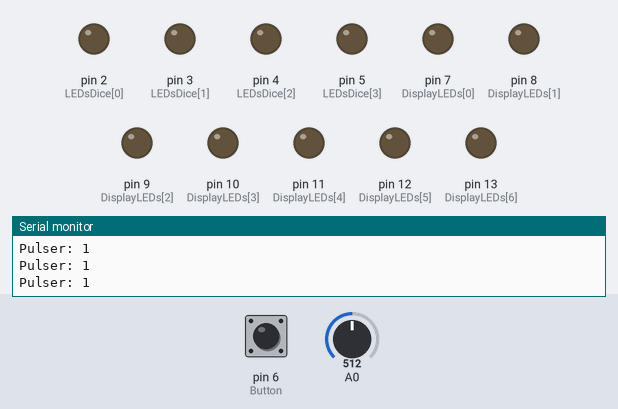
A sketch run on a simulated Arduino Uno, built with avr-gcc and run on an emulated ATmega328P. On the bench: output pins drawn as LEDs (lit = HIGH), the last lines printed to the serial monitor. The inputs (shaded band) are chosen by the test bench; at power-on: pin 6 (Button) HIGH, A0 = 512. Random numbers use the default seed unless the sketch sets one.

Above: at 1.2 s.
1.3 s: pin 6 (Button) pulled LOW for 0.15 s
At 2.6 s:
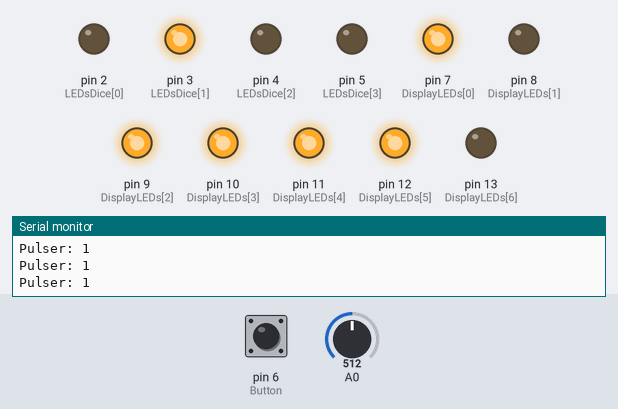
3.0 s: pin 6 (Button) pulled LOW for 3.2 s
At 7.2 s:
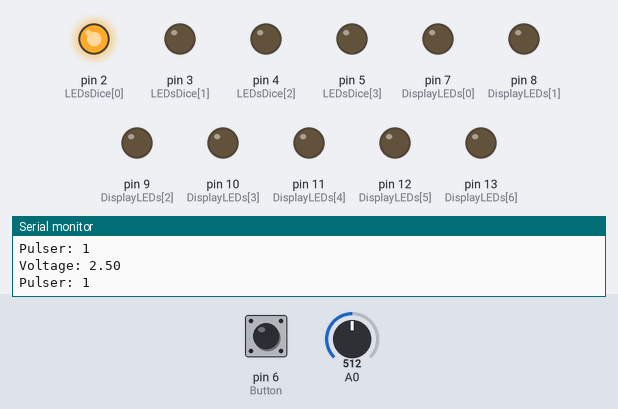
11.8 s: A0 set to 323
14.8 s: A0 set to 299
At 15.5 s:
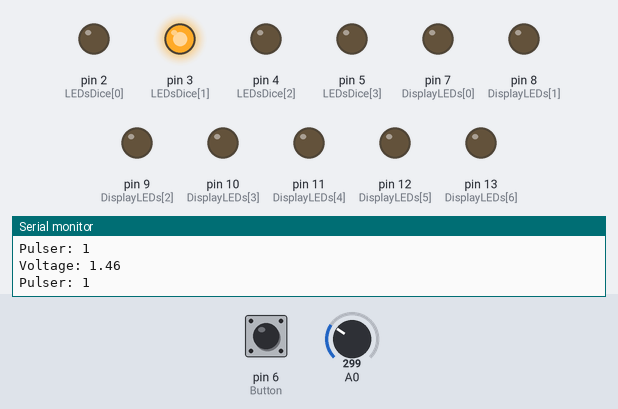
16.3 s: A0 set to 281
19.3 s: A0 set to 253
At 19.7 s:
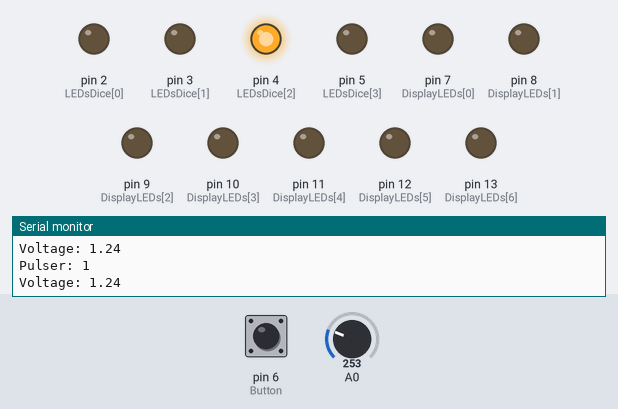
Timing chart, 0 to 21.8 s (numbered marks = the images above; inputs shaded):
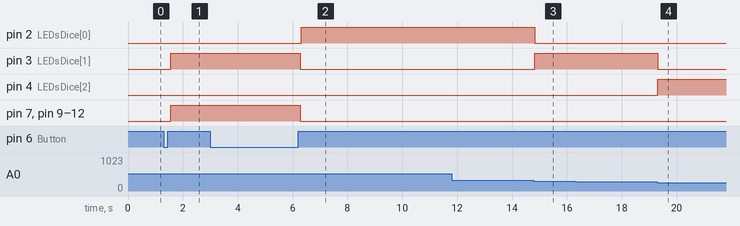

The sketch:

BatteryChargeMeter_LEDsDice.ino
```cpp
// PINS
const int LEDsDice [4] = { 2, 3, 4, 5 };
const int LEDsDiceSize = sizeof(LEDsDice) / sizeof(int);

const int DisplayLEDs [7] = { 7, 8, 9, 10, 11, 12, 13 };
const int DisplayLEDsSize = sizeof(DisplayLEDs) / sizeof(int);

#define Button 6

// VARIABLES
bool BatteryChargeMeterEnabled = false;
bool LEDsDiceEnabled = false;
int Flag = 0;
int isButtonPressed = false;

unsigned long startTime = 0;
unsigned long endTime = 0;

const float maxVoltage = 1.5;
const float midVoltage = 1.3;
const float minVoltage = 0.3;

void setup()
{
  Serial.begin(9600);
  BatteryChargeMeterEnabled = false;
  LEDsDiceEnabled = true;

  pinMode(Button, INPUT);

  // INIT DICE LEDs
  for(int i = 0; i < LEDsDiceSize; i++) pinMode(LEDsDice[i], OUTPUT);

  for(int i = 0; i < DisplayLEDsSize; i++) pinMode(DisplayLEDs[i], OUTPUT);

}

void loop()
{
  int buttonValue = digitalRead(Button);

  Serial.print("Pulser: ");
  Serial.println(buttonValue);

  if(LEDsDiceEnabled && !BatteryChargeMeterEnabled) {
    if(buttonValue == 0) {

      if(!isButtonPressed && startTime == 0) {
        Serial.println("----------------------------------------");
        startTime = millis();
        isButtonPressed = true;
      }

      if (Flag == 0) {
        Flag = 1;
      }
    }
    else
    {
      if(isButtonPressed && startTime > 0) {
        Serial.println("++++++++++++++++++++++++++++++++++++++++");
        endTime = millis();
        unsigned long timeDifference = endTime - startTime;
        Serial.print("time Difference: ");
        Serial.println(timeDifference / 1000.0);

        isButtonPressed = false;
        startTime = 0;
        endTime = 0;

        if(timeDifference / 1000.0 > 3) {
          BatteryChargeMeterEnabled = true;
          LEDsDiceEnabled = false;
          TurnOffAllLEDs();
          return;
        }
      }
      if(Flag == 1) {
        Flag = 2;
      }
      else if(Flag == 2) {
        int randomNumber = random(1, 7);

        Serial.print("Random: ");
        Serial.println(randomNumber);

        RandomDisplay(randomNumber);
        RandomDice(randomNumber);

        Flag = 0;
      }
    }
  }
  else
  {
    if(buttonValue == 0) {
      if(!isButtonPressed && startTime == 0) {
        Serial.println("----------------------------------------");
        startTime = millis();
        isButtonPressed = true;
      }
    }
    else
    {
      if(isButtonPressed && startTime > 0) {
        Serial.println("++++++++++++++++++++++++++++++++++++++++");
        endTime = millis();
        unsigned long timeDifference = endTime - startTime;
        Serial.print("time Difference: ");
        Serial.println(timeDifference / 1000.0);

        isButtonPressed = false;
        startTime = 0;
        endTime = 0;

        if(timeDifference / 1000.0 > 3) {
          BatteryChargeMeterEnabled = false;
          LEDsDiceEnabled = true;
          TurnOffAllLEDs();
        }
      }

      float analogValue = analogRead(0);
      float voltage = (5.0 / 1023) * analogValue;

      Serial.print("Voltage: ");
      Serial.println(voltage);

      if(voltage >= maxVoltage)
      {
        digitalWrite(LEDsDice[0], HIGH);
        digitalWrite(LEDsDice[1], LOW);
        digitalWrite(LEDsDice[2], LOW);
      }
      else if(voltage < maxVoltage && voltage > midVoltage)
      {
        digitalWrite(LEDsDice[0], LOW);
        digitalWrite(LEDsDice[1], HIGH);
        digitalWrite(LEDsDice[2], LOW);
      }
      else if(voltage < midVoltage && voltage > minVoltage)
      {
        digitalWrite(LEDsDice[0], LOW);
        digitalWrite(LEDsDice[1], LOW);
        digitalWrite(LEDsDice[2], HIGH);
      }
      else
      {
        digitalWrite(LEDsDice[0], LOW);
        digitalWrite(LEDsDice[1], LOW);
        digitalWrite(LEDsDice[2], LOW);
      }
    }
  }
}

void TurnOffAllLEDs() {
  for(int i = 0; i < DisplayLEDsSize; i++) {
    digitalWrite(DisplayLEDs[i], LOW);
  }

  for(int i = 0; i < LEDsDiceSize; i++) {
    digitalWrite(LEDsDice[i], LOW);
  }
}

void RandomDice(int randomNumber)
{
  for(int i = 0; i < LEDsDiceSize; i++)
  {
    digitalWrite(LEDsDice[i], LOW);
  }

  switch (randomNumber)
  {
    case 1:
      digitalWrite(LEDsDice[3], HIGH);
      break;
    case 2:
      digitalWrite(LEDsDice[1], HIGH);
      break;
    case 3:
      digitalWrite(LEDsDice[1], HIGH);
      digitalWrite(LEDsDice[3], HIGH);
      break;
    case 4:
      digitalWrite(LEDsDice[0], HIGH);
      digitalWrite(LEDsDice[2], HIGH);
      break;
    case 5:
      digitalWrite(LEDsDice[0], HIGH);
      digitalWrite(LEDsDice[2], HIGH);
      digitalWrite(LEDsDice[3], HIGH);
      break;
    case 6:
      for(int i = 0; i < LEDsDiceSize - 1; i++)
      {
        digitalWrite(LEDsDice[i], HIGH);
      }
      break;
    default:
      break;
  }
}

void RandomDisplay(int randomNumber)
{
  /*
    2
  1   3
    0
  4   6
    5
  */
  for(int i = 0; i < DisplayLEDsSize; i++)
  {
    digitalWrite(DisplayLEDs[i], LOW);
  }

  switch (randomNumber)
  {
    case 1:
      digitalWrite(DisplayLEDs[3], HIGH);
      digitalWrite(DisplayLEDs[6], HIGH);
      break;
    case 2:
      digitalWrite(DisplayLEDs[2], HIGH);
      digitalWrite(DisplayLEDs[3], HIGH);
      digitalWrite(DisplayLEDs[0], HIGH);
      digitalWrite(DisplayLEDs[4], HIGH);
      digitalWrite(DisplayLEDs[5], HIGH);
      break;
    case 3:
      digitalWrite(DisplayLEDs[2], HIGH);
      digitalWrite(DisplayLEDs[3], HIGH);
      digitalWrite(DisplayLEDs[0], HIGH);
      digitalWrite(DisplayLEDs[6], HIGH);
      digitalWrite(DisplayLEDs[5], HIGH);
      break;
    case 4:
      digitalWrite(DisplayLEDs[1], HIGH);
      digitalWrite(DisplayLEDs[3], HIGH);
      digitalWrite(DisplayLEDs[0], HIGH);
      digitalWrite(DisplayLEDs[6], HIGH);
      break;
    case 5:
      digitalWrite(DisplayLEDs[2], HIGH);
      digitalWrite(DisplayLEDs[1], HIGH);
      digitalWrite(DisplayLEDs[0], HIGH);
      digitalWrite(DisplayLEDs[6], HIGH);
      digitalWrite(DisplayLEDs[5], HIGH);
      break;
    case 6:
      digitalWrite(DisplayLEDs[2], HIGH);
      digitalWrite(DisplayLEDs[1], HIGH);
      digitalWrite(DisplayLEDs[0], HIGH);
      digitalWrite(DisplayLEDs[4], HIGH);
      digitalWrite(DisplayLEDs[5], HIGH);
      digitalWrite(DisplayLEDs[6], HIGH);
      break;
    default:
      break;
  }
}
```

Measured:
- the behaviour switches between 307 and 306 on A0 (found by bisection; images 2 and 3)
- the behaviour switches between 266 and 265 on A0 (found by bisection; images 3 and 4)
- after the input at 1.3 s, pin 3 (LEDsDice[1]), pin 7 (DisplayLEDs[0]), pin 9 (DisplayLEDs[2]), pin 10 (DisplayLEDs[3]), pin 11 (DisplayLEDs[4]), pin 12 (DisplayLEDs[5]): LOW → HIGH after 0.25 s
- after the input at 3.0 s, pin 2 (LEDsDice[0]): LOW → HIGH after 3.3 s; pin 3 (LEDsDice[1]), pin 7 (DisplayLEDs[0]), pin 9 (DisplayLEDs[2]), pin 10 (DisplayLEDs[3]), pin 11 (DisplayLEDs[4]), pin 12 (DisplayLEDs[5]): HIGH → LOW after 3.3 s
- after the input at 14.8 s, pin 2 (LEDsDice[0]): HIGH → LOW at once; pin 3 (LEDsDice[1]): LOW → HIGH at once
- after the input at 19.3 s, pin 3 (LEDsDice[1]): HIGH → LOW at once; pin 4 (LEDsDice[2]): LOW → HIGH at once
